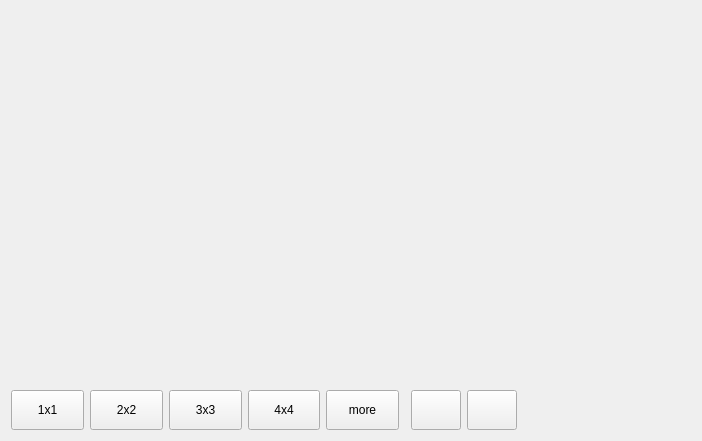
<?xml version="1.0" encoding="UTF-8"?>
<ui version="4.0">
 <class>MainVideoWidget</class>
 <widget class="QWidget" name="MainVideoWidget">
  <property name="geometry">
   <rect>
    <x>0</x>
    <y>0</y>
    <width>702</width>
    <height>441</height>
   </rect>
  </property>
  <property name="windowTitle">
   <string>Form</string>
  </property>
  <layout class="QHBoxLayout" name="horizontalLayout" stretch="3,1">
   <item>
    <widget class="QWidget" name="widget" native="true">
     <layout class="QVBoxLayout" name="verticalLayout_2" stretch="1,0">
      <property name="leftMargin">
       <number>0</number>
      </property>
      <property name="topMargin">
       <number>0</number>
      </property>
      <property name="rightMargin">
       <number>0</number>
      </property>
      <property name="bottomMargin">
       <number>0</number>
      </property>
      <item>
       <widget class="VideoWidget" name="widget_video" native="true"/>
      </item>
      <item>
       <layout class="QHBoxLayout" name="horizontalLayout_4">
        <item>
         <widget class="QPushButton" name="pushButton_1x1">
          <property name="minimumSize">
           <size>
            <width>50</width>
            <height>40</height>
           </size>
          </property>
          <property name="text">
           <string>1x1</string>
          </property>
         </widget>
        </item>
        <item>
         <widget class="QPushButton" name="pushButton_2x2">
          <property name="minimumSize">
           <size>
            <width>50</width>
            <height>40</height>
           </size>
          </property>
          <property name="text">
           <string>2x2</string>
          </property>
         </widget>
        </item>
        <item>
         <widget class="QPushButton" name="pushButton_3x3">
          <property name="minimumSize">
           <size>
            <width>50</width>
            <height>40</height>
           </size>
          </property>
          <property name="text">
           <string>3x3</string>
          </property>
         </widget>
        </item>
        <item>
         <widget class="QPushButton" name="pushButton_4x4">
          <property name="minimumSize">
           <size>
            <width>50</width>
            <height>40</height>
           </size>
          </property>
          <property name="text">
           <string>4x4</string>
          </property>
         </widget>
        </item>
        <item>
         <widget class="QPushButton" name="pushButton_more">
          <property name="minimumSize">
           <size>
            <width>50</width>
            <height>40</height>
           </size>
          </property>
          <property name="text">
           <string>more</string>
          </property>
         </widget>
        </item>
        <item>
         <spacer name="horizontalSpacer_2">
          <property name="orientation">
           <enum>Qt::Horizontal</enum>
          </property>
          <property name="sizeHint" stdset="0">
           <size>
            <width>13</width>
            <height>37</height>
           </size>
          </property>
         </spacer>
        </item>
        <item>
         <widget class="QPushButton" name="pushButton_fullscreen_exit">
          <property name="minimumSize">
           <size>
            <width>50</width>
            <height>40</height>
           </size>
          </property>
          <property name="text">
           <string/>
          </property>
         </widget>
        </item>
        <item>
         <widget class="QPushButton" name="pushButton_fullscreen">
          <property name="minimumSize">
           <size>
            <width>50</width>
            <height>40</height>
           </size>
          </property>
          <property name="text">
           <string/>
          </property>
         </widget>
        </item>
       </layout>
      </item>
     </layout>
    </widget>
   </item>
   <item>
    <widget class="QFrame" name="frame_view">
     <property name="maximumSize">
      <size>
       <width>300</width>
       <height>16777215</height>
      </size>
     </property>
     <layout class="QVBoxLayout" name="verticalLayout_4" stretch="1,0">
      <property name="leftMargin">
       <number>0</number>
      </property>
      <property name="topMargin">
       <number>0</number>
      </property>
      <property name="rightMargin">
       <number>0</number>
      </property>
      <property name="bottomMargin">
       <number>0</number>
      </property>
      <item>
       <widget class="TreeVideoViewSearchUrl" name="treeView" native="true"/>
      </item>
      <item>
       <widget class="VideoInsPanel" name="widget_ins_panel" native="true">
        <property name="minimumSize">
         <size>
          <width>0</width>
          <height>200</height>
         </size>
        </property>
        <property name="maximumSize">
         <size>
          <width>16777215</width>
          <height>200</height>
         </size>
        </property>
        <property name="outer_stylesheet" stdset="0">
         <string>view</string>
        </property>
       </widget>
      </item>
     </layout>
    </widget>
   </item>
  </layout>
 </widget>
 <customwidgets>
  <customwidget>
   <class>TreeVideoViewSearchUrl</class>
   <extends>QWidget</extends>
   <header>treevideoviewsearchurl.h</header>
   <container>1</container>
  </customwidget>
  <customwidget>
   <class>VideoWidget</class>
   <extends>QWidget</extends>
   <header>videowidget.h</header>
   <container>1</container>
  </customwidget>
  <customwidget>
   <class>VideoInsPanel</class>
   <extends>QWidget</extends>
   <header>videoinspanel.h</header>
   <container>1</container>
  </customwidget>
 </customwidgets>
 <resources/>
 <connections/>
</ui>
